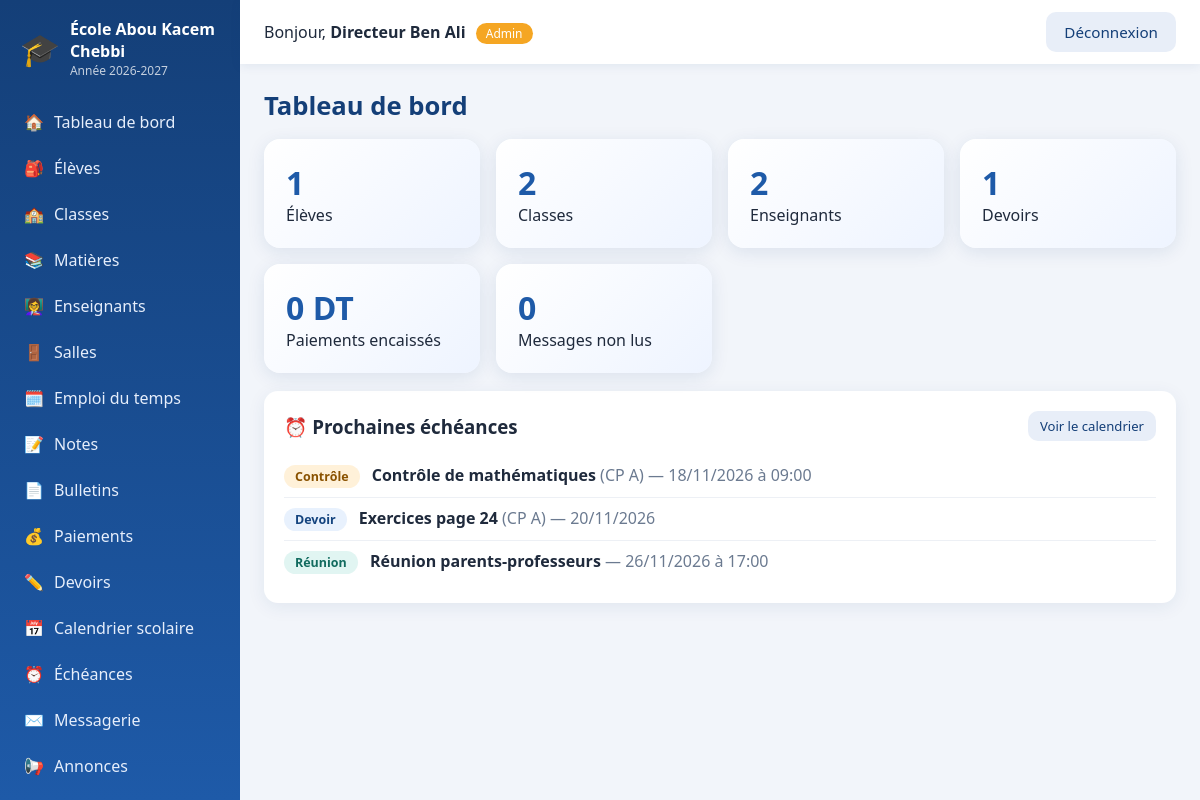
Screenshot of /index.php?url=dashboard (signed in) with the database file from the repository.
### tables this page shows
CREATE TABLE evenements (
  id INT AUTO_INCREMENT PRIMARY KEY,
  id_ecole INT NOT NULL,
  titre VARCHAR(150) NOT NULL,
  type ENUM('Contrôle','Examen','Oral de synthèse','Réunion','Vacances / Férié','Autre') NOT NULL,
  classe_id INT NULL,                       
  matiere_id INT NULL, salle_id INT NULL,
  date_debut DATE NOT NULL, date_fin DATE NULL,
  heure_debut TIME NULL, heure_fin TIME NULL,
  description TEXT NULL,
  annee_scolaire VARCHAR(9) NOT NULL,
  deleted_at DATETIME NULL, created_at TIMESTAMP DEFAULT CURRENT_TIMESTAMP,
  FOREIGN KEY (id_ecole) REFERENCES schools(id_ecole),
  FOREIGN KEY (classe_id) REFERENCES classes(id),
  FOREIGN KEY (matiere_id) REFERENCES matieres(id),
  FOREIGN KEY (salle_id) REFERENCES salles(id)
);

CREATE TABLE devoirs (
  id INT AUTO_INCREMENT PRIMARY KEY,
  id_ecole INT NOT NULL,
  titre VARCHAR(150) NOT NULL, description TEXT NULL,
  matiere_id INT NOT NULL, classe_id INT NOT NULL,
  date_remise DATE NOT NULL,
  annee_scolaire VARCHAR(9) NOT NULL,
  deleted_at DATETIME NULL, created_at TIMESTAMP DEFAULT CURRENT_TIMESTAMP,
  FOREIGN KEY (matiere_id) REFERENCES matieres(id),
  FOREIGN KEY (classe_id) REFERENCES classes(id),
  FOREIGN KEY (id_ecole) REFERENCES schools(id_ecole)
);

### core/Controller.php (called while the page is built, shortened)
<?php
class Controller {
    protected function view($v, $d = []) {
        extract($d);
        require ROOT."/app/views/$v.php";
        require ROOT.'/app/views/layout.php';
    }
    protected function user() { return $_SESSION['user']; }
}

### app/controllers/DashboardController.php (called while the page is built, shortened)
<?php
class DashboardController extends Controller {
    public function index() {
        $sid = school_id();
        $n = function ($t) use ($sid) { return (int)DB::val("SELECT COUNT(*) FROM $t WHERE deleted_at IS NULL AND id_ecole = ? AND annee_scolaire = ?", [$sid, ANNEE]); };
        $stats = [
            'Élèves' => $n('eleves'), 'Classes' => $n('classes'), 'Enseignants' => $n('enseignants'), 'Devoirs' => $n('devoirs'),
        ];
        $total = (float)DB::val('SELECT COALESCE(SUM(montant),0) FROM paiements WHERE deleted_at IS NULL AND id_ecole = ? AND annee_scolaire = ?', [$sid, ANNEE]);
        $nonLus = (int)DB::val('SELECT COUNT(*) FROM messages WHERE id_ecole = ? AND destinataire_id = ? AND lu = 0 AND masque_dest = 0', [$sid, $this->user()['id']]);
        $echeances = can('calendrier') ? Cal::upcoming(21, 6) : [];
        $this->view('dashboard', compact('stats', 'total', 'nonLus', 'echeances'));
    }
}

### index.php (called while the page is built, shortened)
<?php
require ROOT.'/config/config.php';
require ROOT.'/core/helpers.php';
require ROOT.'/core/Database.php';
require ROOT.'/core/Controller.php';
require ROOT.'/core/CrudController.php';
require ROOT.'/core/Cal.php';
$parts  = explode('/', trim($_GET['url'] ?? 'dashboard', '/'));
$name   = strtolower($parts[0]);
$action = $parts[1] ?? 'index';
$args   = array_slice($parts, 2);
require ROOT."/app/controllers/".ucfirst($name)."Controller.php";
$ctrl  = new $class();
call_user_func_array([$ctrl, $action], $args);

### core/helpers.php (called while the page is built, shortened)
<?php
function e($s) { return htmlspecialchars((string)$s, ENT_QUOTES, 'UTF-8'); }
function url($p = '') { return BASE_URL.'/index.php?url='.$p; }
function can($ctrl) {
    global $PERMS;
    $p = $PERMS[$_SESSION['user']['role']] ?? [];
    return in_array('*', $p) || in_array($ctrl, $p);
}
function school_id() { return (int)($_SESSION['user']['id_ecole'] ?? 0); }

### core/Database.php (called while the page is built, shortened)
<?php
class DB {
    private static $pdo = null;
    public static function pdo() {
        if (self::$pdo === null) {
            try {
                self::$pdo = new PDO('mysql:host='.DB_HOST.';dbname='.DB_NAME.';charset=utf8mb4', DB_USER, DB_PASS, [
                    PDO::ATTR_ERRMODE => PDO::ERRMODE_EXCEPTION,
                    PDO::ATTR_DEFAULT_FETCH_MODE => PDO::FETCH_ASSOC,
                ]);
            } catch (PDOException $e) {
                die('Connexion à la base impossible : '.$e->getMessage().' (as-tu importé database/ecole.sql ?)');
            }
        }
        return self::$pdo;
    }
    public static function q($sql, $params = []) {
        $st = self::pdo()->prepare($sql);
        $st->execute($params);
        return $st;
    }
    public static function all($sql, $params = []) { return self::q($sql, $params)->fetchAll(); }
    public static function val($sql, $params = []) { return self::q($sql, $params)->fetchColumn(); }
}

### config/config.php (called while the page is built, shortened)
<?php
$PERMS = [
  'superadmin' => ['dashboard','ecole','user','auth'],
  'admin'      => ['*'],
  'enseignant' => ['dashboard','note','devoir','emploi','calendrier','evenement','message','annonce','bulletin','auth'],
  'comptable'  => ['dashboard','paiement','calendrier','message','annonce','auth'],
  'parent'     => ['dashboard','calendrier','message','annonce','auth'],
  'eleve'      => ['dashboard','calendrier','message','annonce','auth'],
];

### core/Cal.php (called while the page is built, shortened)
<?php
class Cal {
    static function css($type) {
        $m = ['Devoir' => 'devoir', 'Contrôle' => 'controle', 'Examen' => 'examen', 'Oral de synthèse' => 'oral',
              'Réunion' => 'reunion', 'Vacances / Férié' => 'vacances'];
        return 'ev-'.($m[$type] ?? 'autre');
    }
    static function restriction() {
        $u = $_SESSION['user'];
        $col = ['parent' => 'parent_user_id', 'eleve' => 'eleve_user_id'][$u['role']] ?? null;
        if (!$col) return null;
        $ids = DB::q("SELECT DISTINCT classe_id FROM eleves WHERE $col = ? AND id_ecole = ? AND deleted_at IS NULL AND classe_id IS NOT NULL",
                     [$u['id'], school_id()])->fetchAll(PDO::FETCH_COLUMN);
        return array_map('intval', $ids);
    }
    static function range($from, $to, $classe = 0) {
        $sid = school_id(); $res = self::restriction(); $out = [];
        $c1 = ''; $c2 = '';
        $ev = DB::all("SELECT e.*, CONCAT(c.niveau,' ',c.section) AS classe, m.nom AS matiere, s.nom AS salle
                       FROM evenements e LEFT JOIN classes c ON c.id = e.classe_id
                       LEFT JOIN matieres m ON m.id = e.matiere_id LEFT JOIN salles s ON s.id = e.salle_id
                       WHERE e.id_ecole = ? AND e.deleted_at IS NULL AND e.date_debut <= ? AND COALESCE(e.date_fin, e.date_debut) >= ?$c1",
                       [$sid, $to, $from]);
        foreach ($ev as $r) $out[] = [
            'source' => 'evenement', 'id' => $r['id'], 'titre' => $r['titre'], 'type' => $r['type'],
            'debut' => $r['date_debut'], 'fin' => $r['date_fin'] ?: $r['date_debut'],
            'h1' => $r['heure_debut'] ? substr($r['heure_debut'], 0, 5) : null,
            'h2' => $r['heure_fin'] ? substr($r['heure_fin'], 0, 5) : null,
            'classe' => $r['classe'], 'matiere' => $r['matiere'], 'salle' => $r['salle'], 'desc' => $r['description'],
        ];
        $dv = DB::all("SELECT d.*, CONCAT(c.niveau,' ',c.section) AS classe, m.nom AS matiere
                       FROM devoirs d JOIN classes c ON c.id = d.classe_id JOIN matieres m ON m.id = d.matiere_id
                       WHERE d.id_ecole = ? AND d.deleted_at IS NULL AND d.date_remise BETWEEN ? AND ?$c2", [$sid, $from, $to]);
        foreach ($dv as $r) $out[] = [
            'source' => 'devoir', 'id' => $r['id'], 'titre' => $r['titre'], 'type' => 'Devoir',
            'debut' => $r['date_remise'], 'fin' => $r['date_remise'], 'h1' => null, 'h2' => null,
            'classe' => $r['classe'], 'matiere' => $r['matiere'], 'salle' => null, 'desc' => $r['description'],
        ];
        usort($out, function ($a, $b) { return strcmp($a['debut'].($a['h1'] ?? '00:00'), $b['debut'].($b['h1'] ?? '00:00')); });
        return $out;
    }
    static function upcoming($days = 21, $limit = 6) {
        $from = date('Y-m-d'); $to = date('Y-m-d', strtotime("+$days days"));
        return array_slice(self::range($from, $to), 0, $limit);
    }
}

### app/views/dashboard.php (the view)
<h1>Tableau de bord</h1>
<div class="stats">
  <?php $i = 0; foreach ($stats as $k => $v): ?>
    <div class="stat" style="animation-delay:<?= $i++ * 0.1 ?>s"><div class="num"><?= (int)$v ?></div><div><?= e($k) ?></div></div>
  <?php endforeach; ?>
  <?php if (can('paiement')): ?>
    <div class="stat" style="animation-delay:.4s"><div class="num"><?= number_format($total, 0, ',', ' ') ?> DT</div><div>Paiements encaissés</div></div>
  <?php endif; ?>
  <div class="stat" style="animation-delay:.5s"><div class="num"><?= $nonLus ?></div><div>Messages non lus</div></div>
</div>
<?php if (!empty($echeances)): ?>
<div class="card" style="margin-top:18px">
  <div class="page-head"><h3 style="margin:0">⏰ Prochaines échéances</h3><a class="btn btn-light btn-sm" href="<?= url('calendrier') ?>">Voir le calendrier</a></div>
  <?php foreach ($echeances as $ev): ?>
    <div class="up-row"><span class="chip <?= Cal::css($ev['type']) ?>"><?= e($ev['type']) ?></span>
      <strong><?= e($ev['titre']) ?></strong><?= $ev['classe'] ? ' <span class="muted">('.e($ev['classe']).')</span>' : '' ?>
      <span class="muted"> — <?= date('d/m/Y', strtotime($ev['debut'])) ?><?= $ev['h1'] ? ' à '.e($ev['h1']) : '' ?></span></div>
  <?php endforeach; ?>
</div>
<?php endif; ?>

### assets/css/style.css (style rules this page uses)
:root { --primary:#1e5aa8;--primary-d:#143f78;--accent:#f5a623;--bg:#f2f5fa;--card:#fff;--text:#1f2a3c;--muted:#6b7a90;--ok:#1f9d63;--err:#d64545 }
* { box-sizing:border-box }
body { margin:0;font-family:'Segoe UI',Tahoma,Arial,sans-serif;background:var(--bg);color:var(--text) }
h1 { margin:0 0 16px;font-size:1.6rem;color:var(--primary-d) }
.muted { color:var(--muted) }
.card { background:var(--card);border-radius:14px;padding:20px;box-shadow:0 4px 18px rgba(20,63,120,.08);margin-bottom:18px;animation:fadeUp .5s ease }
.page-head { display:flex;justify-content:space-between;align-items:center;flex-wrap:wrap;gap:10px;margin-bottom:14px }
.btn { display:inline-block;background:var(--primary);color:#fff;border:0;border-radius:10px;padding:10px 18px;cursor:pointer;text-decoration:none;font-size:.95rem;transition:all .25s }
.btn-light { background:#e8eef8;color:var(--primary-d) }
.btn-sm { padding:6px 12px;font-size:.82rem }
.stats { display:grid;grid-template-columns:repeat(auto-fit,minmax(180px,1fr));gap:16px }
.stat { background:linear-gradient(135deg,#fff,#eef4ff);border-radius:16px;padding:22px;box-shadow:0 4px 18px rgba(20,63,120,.1);animation:pop .6s ease both;transition:transform .25s }
.stat .num { font-size:2rem;font-weight:800;color:var(--primary) }
.chip { display:inline-block;border-radius:20px;padding:3px 11px;font-size:.78rem;font-weight:600;white-space:nowrap }
.ev-devoir { background:#e8f1fd;color:#14447f;border-color:#2e86de }
.chip.ev-devoir { border:0 }
.ev-controle { background:#fff1d9;color:#8a5200;border-color:#f5a623 }
.ev-reunion { background:#e1f5f2;color:#126b5f;border-color:#1aa896 }
.chip.ev-devoir,.chip.ev-controle,.chip.ev-examen,.chip.ev-oral,.chip.ev-reunion,.chip.ev-vacances,.chip.ev-autre,.chip.ev-cours { border-left:0 }
.up-row { padding:9px 0;border-bottom:1px solid #edf0f5 }
.up-row:last-child { border-bottom:0 }
.up-row .chip { margin-right:8px }

### rows the page displays
evenements: type "Contrôle", titre "Contrôle de mathématiques", classe "CP A", date_debut "18/11/2026", h1 "09:00"
devoirs: type "Devoir", titre "Exercices page 24", classe "CP A", date_remise "20/11/2026"
evenements: type "Réunion", titre "Réunion parents-professeurs", date_debut "26/11/2026", h1 "17:00"

### other values shown
ecole_nom() "École Abou Kacem Chebbi"
ANNEE "2026-2027"
$m[2] "🏠"
$m[1] "Tableau de bord"
$m[2] "🎒"
$m[1] "Élèves"
$m[2] "🏫"
$m[1] "Classes"
$m[2] "📚"
$m[1] "Matières"
$m[2] "👩‍🏫"
$m[1] "Enseignants"
$m[2] "🚪"
$m[1] "Salles"
$m[2] "🗓️"
